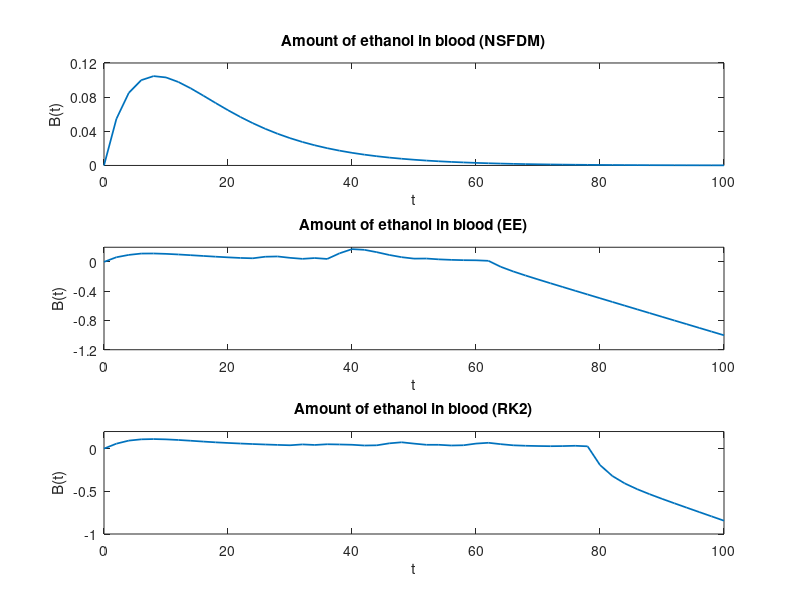

Write MATLAB code to recreate this figure.
% Example 01: Equilibrium State Of Ethanol Metabolism Model

% Step 01: Definition Of Problem Parameters

% Constant Problem Parameters

a = 0.08;
b = 0.20;
c = 0.05;
d = 0.01;

% Time Vector

T = 100;
h = 1;
t = (0:h:T)';

% Initialize Solution Vectors

% Solution Vectors Of NSFDM

A_NSFDM = zeros(length(t),1);
B_NSFDM = zeros(length(t),1);
C_NSFDM = zeros(length(t),1);

% Solution Vectors Of EE

A_EE = zeros(length(t),1);
B_EE = zeros(length(t),1);
C_EE = zeros(length(t),1);

% Solution Vectors Of RK2

A_RK2 = zeros(length(t),1);
B_RK2 = zeros(length(t),1);
C_RK2 = zeros(length(t),1);

% Initial Conditions

A_NSFDM(1) = 0.5;
B_NSFDM(1) = 0;
C_NSFDM(1) = 0;

A_EE(1) = 0.5;
B_EE(1) = 0;
C_EE(1) = 0;

A_RK2(1) = 0.5;
B_RK2(1) = 0;
C_RK2(1) = 0;

% Step 02: Computations

A_NSFDM = A_NSFDM(1).*exp(-a*t);
A_EE    = A_EE(1).*exp(-a*t);
A_RK2   = A_RK2(1).*exp(-a*t);

% Solution Loop For NSFDM

for j = 1:1:(length(t)-1)
  %h = t(j+1) - t(j);
  C_NSFDM(j+1) = C_NSFDM(j)/(1 + (h*b)/(1 + h*b) + (h*c)/(d+C_NSFDM(j))) + (h*b*B_NSFDM(j) + h^2*a*b*A_NSFDM(j+1))/((1 + (h*b)/(1 + h*b) + (h*c)/(d+C_NSFDM(j))) * (1 + h*b));
  B_NSFDM(j+1) = (B_NSFDM(j) + h*a*A_NSFDM(j+1) + h*b*C_NSFDM(j+1))/(1 + h*b);
endfor

% Solution Loop For EE

for j = 1:1:(length(t)-1)
  B_EE(j+1) = B_EE(j) + h*(b*C_EE(j) - b*B_EE(j) + a*A_EE(1)*exp(-a*t(j+1)));
  C_EE(j+1) = C_EE(j) + h*(b*B_EE(j) - b*C_EE(j) - (c*C_EE(j))/(d+C_EE(j)));
endfor

% Solution Loop For RK2

for j = 1:1:(length(t)-1)
  k_1B = b*C_RK2(j) - b*B_RK2(j) + a*A_RK2(1)*exp(-a*t(j+1));
  k_1C = b*B_RK2(j) - b*C_RK2(j) - (c*C_RK2(j))/(d+C_RK2(j));
  k_2B = b*(C_RK2(j)+h*k_1C) - b*(B_RK2(j)+h*k_1B) + a*A_RK2(1)*exp(-a*t(j+1));
  k_2C = b*(B_RK2(j)+h*k_1B) - b*(C_RK2(j)+h*k_1C) - (c*(C_RK2(j)+h*k_1C))/(d+(C_RK2(j)+h*k_1C));
  B_RK2(j+1) = B_RK2(j) + (h/2)*(k_1B + k_2B);
  C_RK2(j+1) = C_RK2(j) + (h/2)*(k_1C + k_2C);
endfor

% Step 03: Plots Of Solution Components

##figure(1)
##plot(t,A_NSFDM)
##title('Amount Of Ethanol A(t) In Stomach')
##xlabel('t')
##ylabel('A(t)')
##
##figure(2)
##plot(t,B_NSFDM)
##title('Amount of Ethanol B(t) In Blood')
##xlabel('t')
##ylabel('B(t)')
##
##figure(3)
##plot(t,C_NSFDM)
##title('Amount Of Ethanol C(t) In Liver')
##xlabel('t')
##ylabel('C(t)')
##
##figure(4)
##plot(t,A_NSFDM+B_NSFDM+C_NSFDM)
##title('Total Amount Of Ethanol N(t) In Body')
##xlabel('t')
##ylabel('N(t)')

##figure(1)
##plot(t,A_RK2)
##title('Amount Of Ethanol A(t) In Stomach')
##xlabel('t')
##ylabel('A(t)')
##
##figure(2)
##plot(t,B_RK2)
##title('Amount of Ethanol B(t) In Blood')
##xlabel('t')
##ylabel('B(t)')
##
##figure(3)
##plot(t,C_RK2)
##title('Amount Of Ethanol C(t) In Liver')
##xlabel('t')
##ylabel('C(t)')
##
##figure(4)
##plot(t,A_RK2+B_RK2+C_RK2)
##title('Total Amount Of Ethanol N(t) In Body')
##xlabel('t')
##ylabel('N(t)')

figure(1)

subplot(3,1,1);
plot(t(1:2:end),B_NSFDM(1:2:end),'linewidth',1.25);
title('Amount of ethanol in blood (NSFDM)');
xlabel('t');
ylabel('B(t)');
yticks([0 0.04 0.08 0.12]);

subplot(3,1,2);
plot(t(1:2:end),B_EE(1:2:end),'linewidth',1.25);
title('Amount of ethanol in blood (EE)');
xlabel('t');
ylabel('B(t)');
yticks([-1.2 -0.8 -0.4 0 0.4]);

subplot(3,1,3);
plot(t(1:2:end),B_RK2(1:2:end),'linewidth',1.25);
title('Amount of ethanol in blood (RK2)');
xlabel('t');
ylabel('B(t)');
yticks([-1 -0.5 0]);
